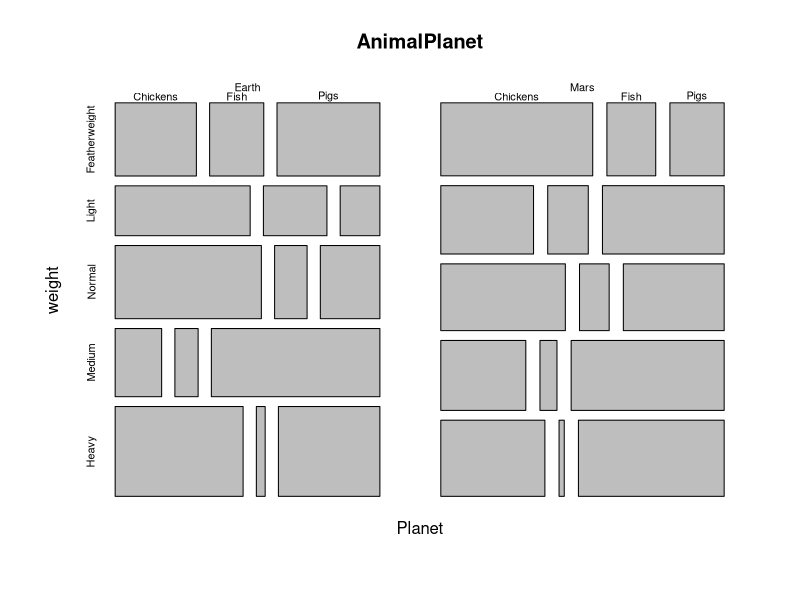
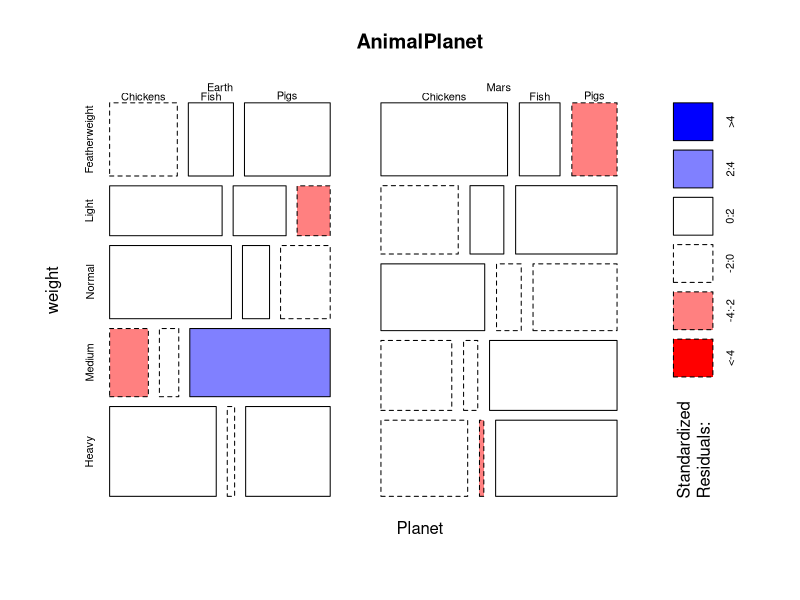
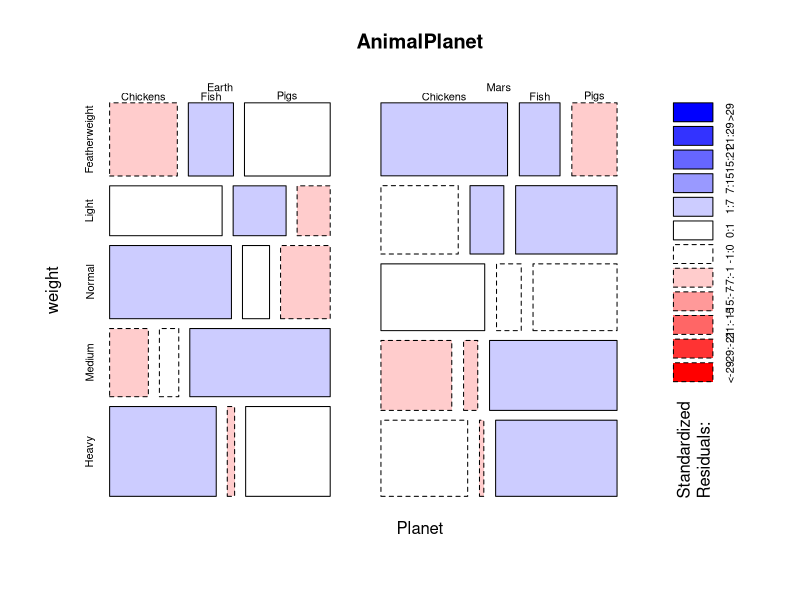
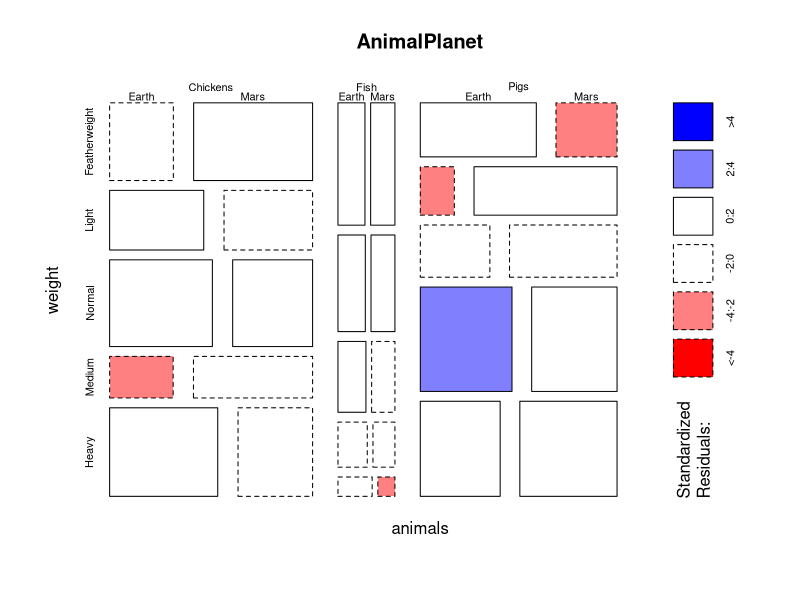
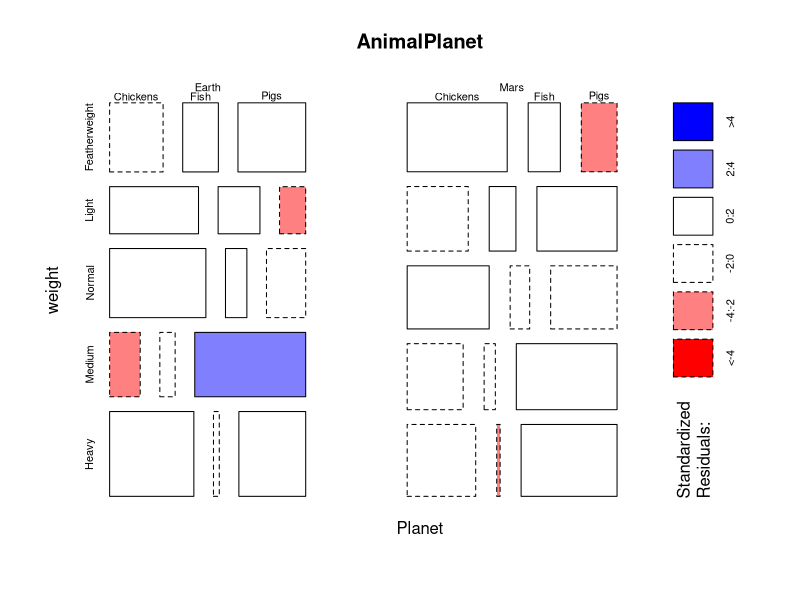
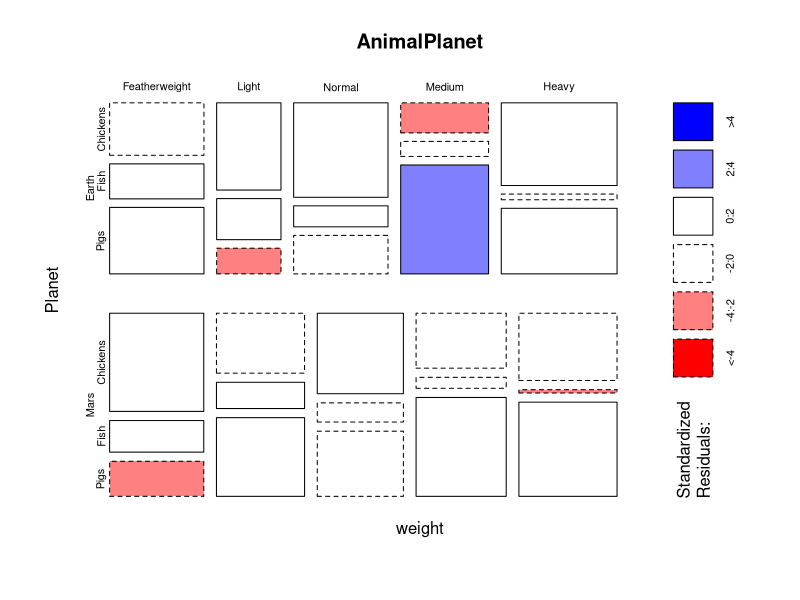
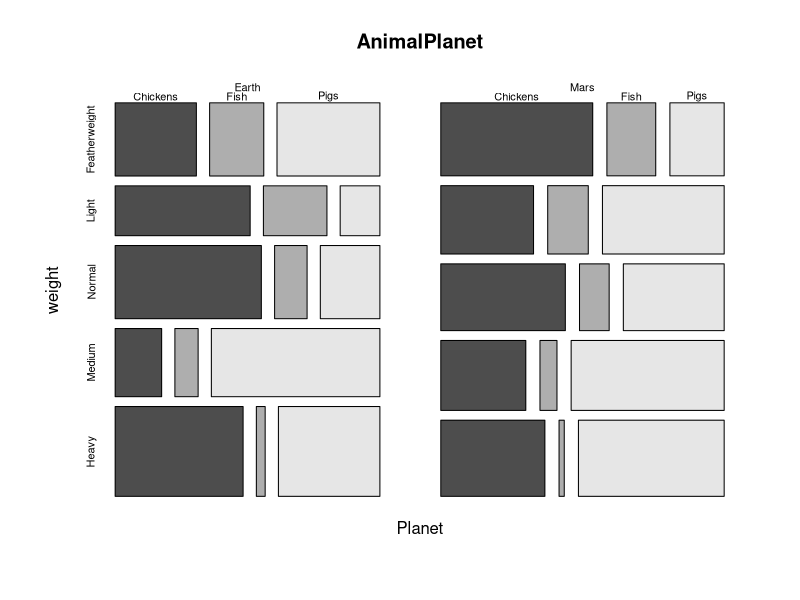
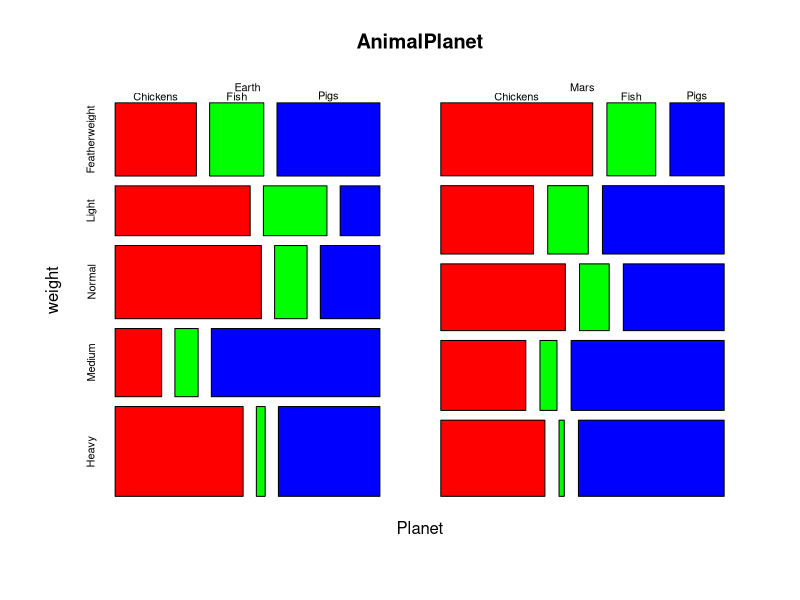

The R script that drew these images, in order:
# Copyright Mark Niemann-Ross, 2018
# Author: Mark Niemann-Ross. mark.niemannross@gmail.com
# LinkedIn: https://www.linkedin.com/in/markniemannross/
# Github: https://github.com/mnr
# More Learning: http://niemannross.com/link/mnratlil
# Description: mosaicplot
# affiliate: https://linkedin-learning.pxf.io/rweekly_mosaicplot

# build an array for demonstration
sample1 <- as.integer(runif(10, min = 1, max = 30))
sample2 <- c(10:1)
sample3 <- sample(1:30, 10)

AnimalPlanet <- array(c(sample1, sample2, sample3), 
                 dim = c(2,5,3),
                 dimnames = list(
                   "Planet" = c("Earth", "Mars"),
                   "weight" = c("Featherweight", "Light", "Normal", "Medium", "Heavy" ),
                   "animals" = c("Chickens", "Fish", "Pigs")
                   )
                 )

mosaicplot(AnimalPlanet)

# playin with options
mosaicplot(AnimalPlanet, shade = TRUE)
mosaicplot(AnimalPlanet, shade = fivenum(AnimalPlanet))

mosaicplot(AnimalPlanet, shade = TRUE, sort = c(3,2,1))
mosaicplot(AnimalPlanet, shade = TRUE, off = c(20,15,20))
mosaicplot(AnimalPlanet, shade = TRUE, dir = c("h","v","h"))
mosaicplot(AnimalPlanet, color = TRUE)
mosaicplot(AnimalPlanet, color = c("red","green","blue"))
mosaicplot(AnimalPlanet, cex.axis = .5)
mosaicplot(AnimalPlanet, las = 1) # 0, 1, 2, 3
mosaicplot(AnimalPlanet, type = "f")

# also uses ~ for formula substitution
